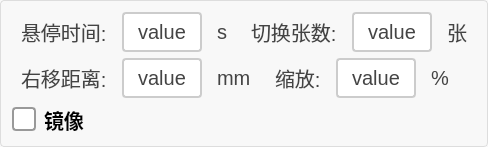
      <widget class="QGroupBox" name="groupBox">
       <property name="styleSheet">
        <string notr="true">QGroupBox {
    border: 1px solid #DDD;
    border-radius: 4px;
    font: bold 14px;
    color: #666;
    background-color: #F8F8F8;
}

QGroupBox::title {
    subcontrol-origin: margin;
    subcontrol-position: top left;
    left: 10px;
    padding: 0 5px;
}</string>
       </property>
       <property name="title">
        <string/>
       </property>
       <layout class="QGridLayout" name="gridLayout_3">
        <item row="0" column="0">
         <layout class="QVBoxLayout" name="verticalLayout_3" stretch="1,1,1">
          <item>
           <layout class="QHBoxLayout" name="horizontalLayout_4">
            <item>
             <layout class="QHBoxLayout" name="horizontalLayout_2">
              <item>
               <widget class="QLabel" name="lb_xiangjiguangdianpingbishijian_15">
                <property name="styleSheet">
                 <string notr="true">/* 基础标签样式 */
QLabel {
    color: #444444;          /* 主文字色 */
    font-size: 20px;         /* 标准字号 */
    background: transparent; /* 透明背景 */
    padding: 2px 4px;        /* 基础内边距 */
}

/* 标题样式 */
QLabel.title {
    font-size: 16px;
    font-weight: 600;
    color: #333333;
    border-bottom: 1px solid #DDDDDD; /* 下划线装饰 */
    padding-bottom: 4px;
}

/* 副标题/次要文本 */
QLabel.subtitle {
    color: #666666;
    font-size: 13px;
    font-style: italic;
}

/* 强调文本 */
QLabel.emphasis {
    color: #333333;
    font-weight: 500;
    background-color: #F5F5F5;
    border-radius: 3px;
    padding: 4px 8px;
}

/* 状态标签（成功/警告/错误） */
QLabel[state=&quot;success&quot;] {
    color: #228B22;          /* 森林绿 */
    border-left: 3px solid #228B22;
    padding-left: 8px;
}

QLabel[state=&quot;warning&quot;] {
    color: #FF8C00;          /* 暗橙 */
    border-left: 3px solid #FF8C00;
    padding-left: 8px;
}

QLabel[state=&quot;error&quot;] {
    color: #B22222;          /* 砖红 */
    border-left: 3px solid #B22222;
    padding-left: 8px;
}

/* 数据展示标签 */
QLabel.data {
    color: #2F4F4F;          /* 深石板灰 */
    font-family: monospace;
    border: 1px solid #E0E0E0;
    background-color: #FFFFFF;
    padding: 6px 12px;
    border-radius: 4px;
}

/* 禁用状态 */
QLabel:disabled {
    color: #AAAAAA;
    background-color: transparent;
}

/* 链接样式（伪链接效果） */
QLabel.link {
    color: #4682B4;          /* 钢蓝 */
    text-decoration: underline;
    border-bottom: 1px dotted #4682B4;
}

/* 图标标签 */
QLabel.icon {
    qproperty-alignment: AlignCenter;
    border: 1px solid #E0E0E0;
    border-radius: 4px;
    background-color: #FFFFFF;
    padding: 12px;
}</string>
                </property>
                <property name="text">
                 <string>悬停时间:</string>
                </property>
               </widget>
              </item>
              <item>
               <widget class="QPushButton" name="btn_xuantingshijian">
                <property name="sizePolicy">
                 <sizepolicy hsizetype="Minimum" vsizetype="Minimum">
                  <horstretch>0</horstretch>
                  <verstretch>0</verstretch>
                 </sizepolicy>
                </property>
                <property name="styleSheet">
                 <string notr="true">QPushButton {
    padding: 6px 14px;
    border: 2px solid #CCC;
    border-radius: 4px;
    background-color: white;
    color: #444;
	font-size:20px;
}

QPushButton:hover {
    border-color: #999;
    background-color: #F5F5F5;
}

QPushButton:pressed {
    border-color: #777;
    background-color: #EEE;
}</string>
                </property>
                <property name="text">
                 <string>value</string>
                </property>
               </widget>
              </item>
              <item>
               <widget class="QLabel" name="lb_xiangjiguangdianpingbishijian_16">
                <property name="styleSheet">
                 <string notr="true">/* 基础标签样式 */
QLabel {
    color: #444444;          /* 主文字色 */
    font-size: 20px;         /* 标准字号 */
    background: transparent; /* 透明背景 */
    padding: 2px 4px;        /* 基础内边距 */
}

/* 标题样式 */
QLabel.title {
    font-size: 16px;
    font-weight: 600;
    color: #333333;
    border-bottom: 1px solid #DDDDDD; /* 下划线装饰 */
    padding-bottom: 4px;
}

/* 副标题/次要文本 */
QLabel.subtitle {
    color: #666666;
    font-size: 13px;
    font-style: italic;
}

/* 强调文本 */
QLabel.emphasis {
    color: #333333;
    font-weight: 500;
    background-color: #F5F5F5;
    border-radius: 3px;
    padding: 4px 8px;
}

/* 状态标签（成功/警告/错误） */
QLabel[state=&quot;success&quot;] {
    color: #228B22;          /* 森林绿 */
    border-left: 3px solid #228B22;
    padding-left: 8px;
}

QLabel[state=&quot;warning&quot;] {
    color: #FF8C00;          /* 暗橙 */
    border-left: 3px solid #FF8C00;
    padding-left: 8px;
}

QLabel[state=&quot;error&quot;] {
    color: #B22222;          /* 砖红 */
    border-left: 3px solid #B22222;
    padding-left: 8px;
}

/* 数据展示标签 */
QLabel.data {
    color: #2F4F4F;          /* 深石板灰 */
    font-family: monospace;
    border: 1px solid #E0E0E0;
    background-color: #FFFFFF;
    padding: 6px 12px;
    border-radius: 4px;
}

/* 禁用状态 */
QLabel:disabled {
    color: #AAAAAA;
    background-color: transparent;
}

/* 链接样式（伪链接效果） */
QLabel.link {
    color: #4682B4;          /* 钢蓝 */
    text-decoration: underline;
    border-bottom: 1px dotted #4682B4;
}

/* 图标标签 */
QLabel.icon {
    qproperty-alignment: AlignCenter;
    border: 1px solid #E0E0E0;
    border-radius: 4px;
    background-color: #FFFFFF;
    padding: 12px;
}</string>
                </property>
                <property name="text">
                 <string>s</string>
                </property>
               </widget>
              </item>
             </layout>
            </item>
            <item>
             <layout class="QHBoxLayout" name="horizontalLayout_3">
              <item>
               <widget class="QLabel" name="lb_xiangjiguangdianpingbishijian_17">
                <property name="styleSheet">
                 <string notr="true">/* 基础标签样式 */
QLabel {
    color: #444444;          /* 主文字色 */
    font-size: 20px;         /* 标准字号 */
    background: transparent; /* 透明背景 */
    padding: 2px 4px;        /* 基础内边距 */
}

/* 标题样式 */
QLabel.title {
    font-size: 16px;
    font-weight: 600;
    color: #333333;
    border-bottom: 1px solid #DDDDDD; /* 下划线装饰 */
    padding-bottom: 4px;
}

/* 副标题/次要文本 */
QLabel.subtitle {
    color: #666666;
    font-size: 13px;
    font-style: italic;
}

/* 强调文本 */
QLabel.emphasis {
    color: #333333;
    font-weight: 500;
    background-color: #F5F5F5;
    border-radius: 3px;
    padding: 4px 8px;
}

/* 状态标签（成功/警告/错误） */
QLabel[state=&quot;success&quot;] {
    color: #228B22;          /* 森林绿 */
    border-left: 3px solid #228B22;
    padding-left: 8px;
}

QLabel[state=&quot;warning&quot;] {
    color: #FF8C00;          /* 暗橙 */
    border-left: 3px solid #FF8C00;
    padding-left: 8px;
}

QLabel[state=&quot;error&quot;] {
    color: #B22222;          /* 砖红 */
    border-left: 3px solid #B22222;
    padding-left: 8px;
}

/* 数据展示标签 */
QLabel.data {
    color: #2F4F4F;          /* 深石板灰 */
    font-family: monospace;
    border: 1px solid #E0E0E0;
    background-color: #FFFFFF;
    padding: 6px 12px;
    border-radius: 4px;
}

/* 禁用状态 */
QLabel:disabled {
    color: #AAAAAA;
    background-color: transparent;
}

/* 链接样式（伪链接效果） */
QLabel.link {
    color: #4682B4;          /* 钢蓝 */
    text-decoration: underline;
    border-bottom: 1px dotted #4682B4;
}

/* 图标标签 */
QLabel.icon {
    qproperty-alignment: AlignCenter;
    border: 1px solid #E0E0E0;
    border-radius: 4px;
    background-color: #FFFFFF;
    padding: 12px;
}</string>
                </property>
                <property name="text">
                 <string>切换张数:</string>
                </property>
               </widget>
              </item>
              <item>
               <widget class="QPushButton" name="btn_qiehuanzhangshu">
                <property name="sizePolicy">
                 <sizepolicy hsizetype="Minimum" vsizetype="Minimum">
                  <horstretch>0</horstretch>
                  <verstretch>0</verstretch>
                 </sizepolicy>
                </property>
                <property name="styleSheet">
                 <string notr="true">QPushButton {
    padding: 6px 14px;
    border: 2px solid #CCC;
    border-radius: 4px;
    background-color: white;
    color: #444;
	font-size:20px;
}

QPushButton:hover {
    border-color: #999;
    background-color: #F5F5F5;
}

QPushButton:pressed {
    border-color: #777;
    background-color: #EEE;
}</string>
                </property>
                <property name="text">
                 <string>value</string>
                </property>
               </widget>
              </item>
              <item>
               <widget class="QLabel" name="lb_xiangjiguangdianpingbishijian_18">
                <property name="styleSheet">
                 <string notr="true">/* 基础标签样式 */
QLabel {
    color: #444444;          /* 主文字色 */
    font-size: 20px;         /* 标准字号 */
    background: transparent; /* 透明背景 */
    padding: 2px 4px;        /* 基础内边距 */
}

/* 标题样式 */
QLabel.title {
    font-size: 16px;
    font-weight: 600;
    color: #333333;
    border-bottom: 1px solid #DDDDDD; /* 下划线装饰 */
    padding-bottom: 4px;
}

/* 副标题/次要文本 */
QLabel.subtitle {
    color: #666666;
    font-size: 13px;
    font-style: italic;
}

/* 强调文本 */
QLabel.emphasis {
    color: #333333;
    font-weight: 500;
    background-color: #F5F5F5;
    border-radius: 3px;
    padding: 4px 8px;
}

/* 状态标签（成功/警告/错误） */
QLabel[state=&quot;success&quot;] {
    color: #228B22;          /* 森林绿 */
    border-left: 3px solid #228B22;
    padding-left: 8px;
}

QLabel[state=&quot;warning&quot;] {
    color: #FF8C00;          /* 暗橙 */
    border-left: 3px solid #FF8C00;
    padding-left: 8px;
}

QLabel[state=&quot;error&quot;] {
    color: #B22222;          /* 砖红 */
    border-left: 3px solid #B22222;
    padding-left: 8px;
}

/* 数据展示标签 */
QLabel.data {
    color: #2F4F4F;          /* 深石板灰 */
    font-family: monospace;
    border: 1px solid #E0E0E0;
    background-color: #FFFFFF;
    padding: 6px 12px;
    border-radius: 4px;
}

/* 禁用状态 */
QLabel:disabled {
    color: #AAAAAA;
    background-color: transparent;
}

/* 链接样式（伪链接效果） */
QLabel.link {
    color: #4682B4;          /* 钢蓝 */
    text-decoration: underline;
    border-bottom: 1px dotted #4682B4;
}

/* 图标标签 */
QLabel.icon {
    qproperty-alignment: AlignCenter;
    border: 1px solid #E0E0E0;
    border-radius: 4px;
    background-color: #FFFFFF;
    padding: 12px;
}</string>
                </property>
                <property name="text">
                 <string>张</string>
                </property>
               </widget>
              </item>
             </layout>
            </item>
           </layout>
          </item>
          <item>
           <layout class="QHBoxLayout" name="horizontalLayout_5">
            <item>
             <layout class="QHBoxLayout" name="horizontalLayout_6">
              <item>
               <widget class="QLabel" name="lb_xiangjiguangdianpingbishijian_19">
                <property name="styleSheet">
                 <string notr="true">/* 基础标签样式 */
QLabel {
    color: #444444;          /* 主文字色 */
    font-size: 20px;         /* 标准字号 */
    background: transparent; /* 透明背景 */
    padding: 2px 4px;        /* 基础内边距 */
}

/* 标题样式 */
QLabel.title {
    font-size: 16px;
    font-weight: 600;
    color: #333333;
    border-bottom: 1px solid #DDDDDD; /* 下划线装饰 */
    padding-bottom: 4px;
}

/* 副标题/次要文本 */
QLabel.subtitle {
    color: #666666;
    font-size: 13px;
    font-style: italic;
}

/* 强调文本 */
QLabel.emphasis {
    color: #333333;
    font-weight: 500;
    background-color: #F5F5F5;
    border-radius: 3px;
    padding: 4px 8px;
}

/* 状态标签（成功/警告/错误） */
QLabel[state=&quot;success&quot;] {
    color: #228B22;          /* 森林绿 */
    border-left: 3px solid #228B22;
    padding-left: 8px;
}

QLabel[state=&quot;warning&quot;] {
    color: #FF8C00;          /* 暗橙 */
    border-left: 3px solid #FF8C00;
    padding-left: 8px;
}

QLabel[state=&quot;error&quot;] {
    color: #B22222;          /* 砖红 */
    border-left: 3px solid #B22222;
    padding-left: 8px;
}

/* 数据展示标签 */
QLabel.data {
    color: #2F4F4F;          /* 深石板灰 */
    font-family: monospace;
    border: 1px solid #E0E0E0;
    background-color: #FFFFFF;
    padding: 6px 12px;
    border-radius: 4px;
}

/* 禁用状态 */
QLabel:disabled {
    color: #AAAAAA;
    background-color: transparent;
}

/* 链接样式（伪链接效果） */
QLabel.link {
    color: #4682B4;          /* 钢蓝 */
    text-decoration: underline;
    border-bottom: 1px dotted #4682B4;
}

/* 图标标签 */
QLabel.icon {
    qproperty-alignment: AlignCenter;
    border: 1px solid #E0E0E0;
    border-radius: 4px;
    background-color: #FFFFFF;
    padding: 12px;
}</string>
                </property>
                <property name="text">
                 <string>右移距离:</string>
                </property>
               </widget>
              </item>
              <item>
               <widget class="QPushButton" name="btn_youyijuli">
                <property name="sizePolicy">
                 <sizepolicy hsizetype="Minimum" vsizetype="Minimum">
                  <horstretch>0</horstretch>
                  <verstretch>0</verstretch>
                 </sizepolicy>
                </property>
                <property name="styleSheet">
                 <string notr="true">QPushButton {
    padding: 6px 14px;
    border: 2px solid #CCC;
    border-radius: 4px;
    background-color: white;
    color: #444;
	font-size:20px;
}

QPushButton:hover {
    border-color: #999;
    background-color: #F5F5F5;
}

QPushButton:pressed {
    border-color: #777;
    background-color: #EEE;
}</string>
                </property>
                <property name="text">
                 <string>value</string>
                </property>
               </widget>
              </item>
              <item>
               <widget class="QLabel" name="lb_xiangjiguangdianpingbishijian_20">
                <property name="styleSheet">
                 <string notr="true">/* 基础标签样式 */
QLabel {
    color: #444444;          /* 主文字色 */
    font-size: 20px;         /* 标准字号 */
    background: transparent; /* 透明背景 */
    padding: 2px 4px;        /* 基础内边距 */
}

/* 标题样式 */
QLabel.title {
    font-size: 16px;
    font-weight: 600;
    color: #333333;
    border-bottom: 1px solid #DDDDDD; /* 下划线装饰 */
    padding-bottom: 4px;
}

/* 副标题/次要文本 */
QLabel.subtitle {
    color: #666666;
    font-size: 13px;
    font-style: italic;
}

/* 强调文本 */
QLabel.emphasis {
    color: #333333;
    font-weight: 500;
    background-color: #F5F5F5;
    border-radius: 3px;
    padding: 4px 8px;
}

/* 状态标签（成功/警告/错误） */
QLabel[state=&quot;success&quot;] {
    color: #228B22;          /* 森林绿 */
    border-left: 3px solid #228B22;
    padding-left: 8px;
}

QLabel[state=&quot;warning&quot;] {
    color: #FF8C00;          /* 暗橙 */
    border-left: 3px solid #FF8C00;
    padding-left: 8px;
}

QLabel[state=&quot;error&quot;] {
    color: #B22222;          /* 砖红 */
    border-left: 3px solid #B22222;
    padding-left: 8px;
}

/* 数据展示标签 */
QLabel.data {
    color: #2F4F4F;          /* 深石板灰 */
    font-family: monospace;
    border: 1px solid #E0E0E0;
    background-color: #FFFFFF;
    padding: 6px 12px;
    border-radius: 4px;
}

/* 禁用状态 */
QLabel:disabled {
    color: #AAAAAA;
    background-color: transparent;
}

/* 链接样式（伪链接效果） */
QLabel.link {
    color: #4682B4;          /* 钢蓝 */
    text-decoration: underline;
    border-bottom: 1px dotted #4682B4;
}

/* 图标标签 */
QLabel.icon {
    qproperty-alignment: AlignCenter;
    border: 1px solid #E0E0E0;
    border-radius: 4px;
    background-color: #FFFFFF;
    padding: 12px;
}</string>
                </property>
                <property name="text">
                 <string>mm</string>
                </property>
               </widget>
              </item>
             </layout>
            </item>
            <item>
             <layout class="QHBoxLayout" name="horizontalLayout_7">
              <item>
               <widget class="QLabel" name="lb_xiangjiguangdianpingbishijian_21">
                <property name="styleSheet">
                 <string notr="true">/* 基础标签样式 */
QLabel {
    color: #444444;          /* 主文字色 */
    font-size: 20px;         /* 标准字号 */
    background: transparent; /* 透明背景 */
    padding: 2px 4px;        /* 基础内边距 */
}

/* 标题样式 */
QLabel.title {
    font-size: 16px;
    font-weight: 600;
    color: #333333;
    border-bottom: 1px solid #DDDDDD; /* 下划线装饰 */
    padding-bottom: 4px;
}

/* 副标题/次要文本 */
QLabel.subtitle {
    color: #666666;
    font-size: 13px;
    font-style: italic;
}

/* 强调文本 */
QLabel.emphasis {
    color: #333333;
    font-weight: 500;
    background-color: #F5F5F5;
    border-radius: 3px;
    padding: 4px 8px;
}

/* 状态标签（成功/警告/错误） */
QLabel[state=&quot;success&quot;] {
    color: #228B22;          /* 森林绿 */
    border-left: 3px solid #228B22;
    padding-left: 8px;
}

QLabel[state=&quot;warning&quot;] {
    color: #FF8C00;          /* 暗橙 */
    border-left: 3px solid #FF8C00;
    padding-left: 8px;
}

QLabel[state=&quot;error&quot;] {
    color: #B22222;          /* 砖红 */
    border-left: 3px solid #B22222;
    padding-left: 8px;
}

/* 数据展示标签 */
QLabel.data {
    color: #2F4F4F;          /* 深石板灰 */
    font-family: monospace;
    border: 1px solid #E0E0E0;
    background-color: #FFFFFF;
    padding: 6px 12px;
    border-radius: 4px;
}

/* 禁用状态 */
QLabel:disabled {
    color: #AAAAAA;
    background-color: transparent;
}

/* 链接样式（伪链接效果） */
QLabel.link {
    color: #4682B4;          /* 钢蓝 */
    text-decoration: underline;
    border-bottom: 1px dotted #4682B4;
}

/* 图标标签 */
QLabel.icon {
    qproperty-alignment: AlignCenter;
    border: 1px solid #E0E0E0;
    border-radius: 4px;
    background-color: #FFFFFF;
    padding: 12px;
}</string>
                </property>
                <property name="text">
                 <string>缩放:</string>
                </property>
               </widget>
              </item>
              <item>
               <widget class="QPushButton" name="btn_suofang">
                <property name="sizePolicy">
                 <sizepolicy hsizetype="Minimum" vsizetype="Minimum">
                  <horstretch>0</horstretch>
                  <verstretch>0</verstretch>
                 </sizepolicy>
                </property>
                <property name="styleSheet">
                 <string notr="true">QPushButton {
    padding: 6px 14px;
    border: 2px solid #CCC;
    border-radius: 4px;
    background-color: white;
    color: #444;
	font-size:20px;
}

QPushButton:hover {
    border-color: #999;
    background-color: #F5F5F5;
}

QPushButton:pressed {
    border-color: #777;
    background-color: #EEE;
}</string>
                </property>
                <property name="text">
                 <string>value</string>
                </property>
               </widget>
              </item>
              <item>
               <widget class="QLabel" name="lb_xiangjiguangdianpingbishijian_22">
                <property name="styleSheet">
                 <string notr="true">/* 基础标签样式 */
QLabel {
    color: #444444;          /* 主文字色 */
    font-size: 20px;         /* 标准字号 */
    background: transparent; /* 透明背景 */
    padding: 2px 4px;        /* 基础内边距 */
}

/* 标题样式 */
QLabel.title {
    font-size: 16px;
    font-weight: 600;
    color: #333333;
    border-bottom: 1px solid #DDDDDD; /* 下划线装饰 */
    padding-bottom: 4px;
}

/* 副标题/次要文本 */
QLabel.subtitle {
    color: #666666;
    font-size: 13px;
    font-style: italic;
}

/* 强调文本 */
QLabel.emphasis {
    color: #333333;
    font-weight: 500;
    background-color: #F5F5F5;
    border-radius: 3px;
    padding: 4px 8px;
}

/* 状态标签（成功/警告/错误） */
QLabel[state=&quot;success&quot;] {
    color: #228B22;          /* 森林绿 */
    border-left: 3px solid #228B22;
    padding-left: 8px;
}

QLabel[state=&quot;warning&quot;] {
    color: #FF8C00;          /* 暗橙 */
    border-left: 3px solid #FF8C00;
    padding-left: 8px;
}

QLabel[state=&quot;error&quot;] {
    color: #B22222;          /* 砖红 */
    border-left: 3px solid #B22222;
    padding-left: 8px;
}

/* 数据展示标签 */
QLabel.data {
    color: #2F4F4F;          /* 深石板灰 */
    font-family: monospace;
    border: 1px solid #E0E0E0;
    background-color: #FFFFFF;
    padding: 6px 12px;
    border-radius: 4px;
}

/* 禁用状态 */
QLabel:disabled {
    color: #AAAAAA;
    background-color: transparent;
}

/* 链接样式（伪链接效果） */
QLabel.link {
    color: #4682B4;          /* 钢蓝 */
    text-decoration: underline;
    border-bottom: 1px dotted #4682B4;
}

/* 图标标签 */
QLabel.icon {
    qproperty-alignment: AlignCenter;
    border: 1px solid #E0E0E0;
    border-radius: 4px;
    background-color: #FFFFFF;
    padding: 12px;
}</string>
                </property>
                <property name="text">
                 <string>%</string>
                </property>
               </widget>
              </item>
             </layout>
            </item>
           </layout>
          </item>
          <item>
           <layout class="QHBoxLayout" name="horizontalLayout_8">
            <item>
             <widget class="QCheckBox" name="ckb_jingxiang">
              <property name="styleSheet">
               <string notr="true">QCheckBox {
    spacing: 8px;
    font-size: 20px;
    font-weight: bold;
    color: rgb(0, 0, 0);
}

/* 未选中状态 */
QCheckBox::indicator {
    width: 20px;
    height: 20px;
    border: 2px solid #999;
    border-radius: 4px;      /* 方形圆角，可改成 10px 做更圆润风格 */
    background: #ffffff;
}

/* 悬停效果 */
QCheckBox::indicator:hover {
    border: 2px solid #666;
}

/* 按下效果 */
QCheckBox::indicator:pressed {
    border: 2px solid #1565C0;
    background-color: #E3F2FD;
}

/* 选中状态 */
QCheckBox::indicator:checked {
    border: 2px solid #2196F3;
    background-color: #2196F3;
    image: none; /* 不使用默认勾选图 */
}

/* 选中时绘制“勾”效果（用渐变模拟） */
QCheckBox::indicator:checked {
    background-color: qlineargradient(
        x1:0, y1:0, x2:1, y2:1,
        stop:0 #2196F3,
        stop:1 #1E88E5
    );
}

/* 半选状态（例如父子联动时） */
QCheckBox::indicator:indeterminate {
    border: 2px solid #2196F3;
    background-color: #BBDEFB;
}

/* 禁用状态 */
QCheckBox::indicator:disabled {
    border: 2px solid #ccc;
    background: #eee;
}

QCheckBox:disabled {
    color: #999;
}

/* 选中时文字 */
QCheckBox:checked {
    color: #2196F3;
    font-weight: 500;
}</string>
              </property>
              <property name="text">
               <string>镜像</string>
              </property>
             </widget>
            </item>
            <item>
             <spacer name="horizontalSpacer_2">
              <property name="orientation">
               <enum>Qt::Orientation::Horizontal</enum>
              </property>
              <property name="sizeHint" stdset="0">
               <size>
                <width>40</width>
                <height>20</height>
               </size>
              </property>
             </spacer>
            </item>
           </layout>
          </item>
         </layout>
        </item>
       </layout>
      </widget>
